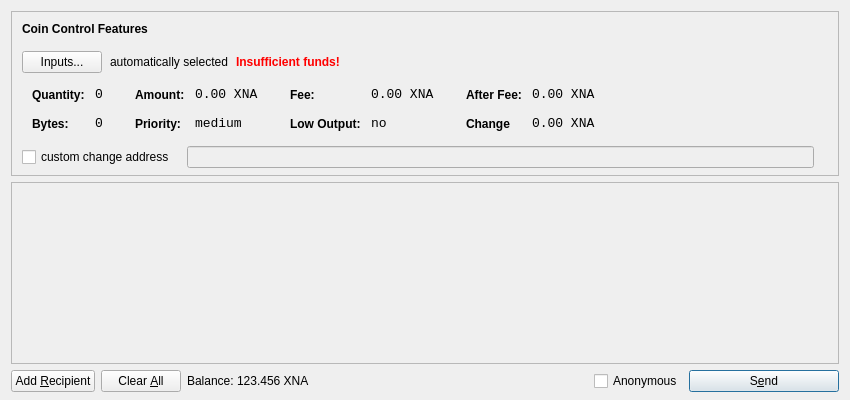
<?xml version="1.0" encoding="UTF-8"?>
<ui version="4.0">
 <class>SendCoinsDialog</class>
 <widget class="QDialog" name="SendCoinsDialog">
  <property name="geometry">
   <rect>
    <x>0</x>
    <y>0</y>
    <width>850</width>
    <height>400</height>
   </rect>
  </property>
  <property name="windowTitle">
   <string>Send Coins</string>
  </property>
  <layout class="QVBoxLayout" name="verticalLayout" stretch="0,1,0">
   <property name="bottomMargin">
    <number>8</number>
   </property>
   <item>
    <widget class="QFrame" name="frameCoinControl">
     <property name="sizePolicy">
      <sizepolicy hsizetype="Expanding" vsizetype="Expanding">
       <horstretch>0</horstretch>
       <verstretch>0</verstretch>
      </sizepolicy>
     </property>
     <property name="maximumSize">
      <size>
       <width>16777215</width>
       <height>16777215</height>
      </size>
     </property>
     <property name="frameShape">
      <enum>QFrame::StyledPanel</enum>
     </property>
     <property name="frameShadow">
      <enum>QFrame::Sunken</enum>
     </property>
     <layout class="QVBoxLayout" name="verticalLayoutCoinControl2">
      <property name="spacing">
       <number>6</number>
      </property>
      <property name="leftMargin">
       <number>0</number>
      </property>
      <property name="topMargin">
       <number>0</number>
      </property>
      <property name="rightMargin">
       <number>0</number>
      </property>
      <property name="bottomMargin">
       <number>6</number>
      </property>
      <item>
       <layout class="QVBoxLayout" name="verticalLayoutCoinControl" stretch="0,0,0,0,1">
        <property name="spacing">
         <number>0</number>
        </property>
        <property name="leftMargin">
         <number>10</number>
        </property>
        <property name="topMargin">
         <number>10</number>
        </property>
        <item>
         <layout class="QHBoxLayout" name="horizontalLayoutCoinControl1">
          <property name="bottomMargin">
           <number>15</number>
          </property>
          <item>
           <widget class="QLabel" name="labelCoinControlFeatures">
            <property name="sizePolicy">
             <sizepolicy hsizetype="Preferred" vsizetype="Maximum">
              <horstretch>0</horstretch>
              <verstretch>0</verstretch>
             </sizepolicy>
            </property>
            <property name="font">
             <font>
              <weight>75</weight>
              <bold>true</bold>
             </font>
            </property>
            <property name="styleSheet">
             <string notr="true">font-weight:bold;</string>
            </property>
            <property name="text">
             <string>Coin Control Features</string>
            </property>
           </widget>
          </item>
         </layout>
        </item>
        <item>
         <layout class="QHBoxLayout" name="horizontalLayoutCoinControl2" stretch="0,0,0,0">
          <property name="spacing">
           <number>8</number>
          </property>
          <property name="bottomMargin">
           <number>10</number>
          </property>
          <item>
           <widget class="QPushButton" name="pushButtonCoinControl">
            <property name="styleSheet">
             <string notr="true"/>
            </property>
            <property name="text">
             <string>Inputs...</string>
            </property>
           </widget>
          </item>
          <item>
           <widget class="QLabel" name="labelCoinControlAutomaticallySelected">
            <property name="text">
             <string>automatically selected</string>
            </property>
            <property name="margin">
             <number>5</number>
            </property>
           </widget>
          </item>
          <item>
           <widget class="QLabel" name="labelCoinControlInsuffFunds">
            <property name="font">
             <font>
              <weight>75</weight>
              <bold>true</bold>
             </font>
            </property>
            <property name="styleSheet">
             <string notr="true">color:red;font-weight:bold;</string>
            </property>
            <property name="text">
             <string>Insufficient funds!</string>
            </property>
            <property name="margin">
             <number>5</number>
            </property>
           </widget>
          </item>
          <item>
           <spacer name="horizontalSpacerCoinControl">
            <property name="orientation">
             <enum>Qt::Horizontal</enum>
            </property>
            <property name="sizeHint" stdset="0">
             <size>
              <width>40</width>
              <height>1</height>
             </size>
            </property>
           </spacer>
          </item>
         </layout>
        </item>
        <item>
         <widget class="QWidget" name="widgetCoinControl" native="true">
          <property name="sizePolicy">
           <sizepolicy hsizetype="Preferred" vsizetype="Preferred">
            <horstretch>0</horstretch>
            <verstretch>0</verstretch>
           </sizepolicy>
          </property>
          <property name="minimumSize">
           <size>
            <width>0</width>
            <height>0</height>
           </size>
          </property>
          <property name="styleSheet">
           <string notr="true"/>
          </property>
          <layout class="QHBoxLayout" name="horizontalLayoutCoinControl5">
           <property name="margin">
            <number>0</number>
           </property>
           <item>
            <layout class="QHBoxLayout" name="horizontalLayoutCoinControl3" stretch="0,0,0,1">
             <property name="spacing">
              <number>20</number>
             </property>
             <property name="topMargin">
              <number>0</number>
             </property>
             <property name="bottomMargin">
              <number>10</number>
             </property>
             <item>
              <layout class="QFormLayout" name="formLayoutCoinControl1">
               <property name="horizontalSpacing">
                <number>10</number>
               </property>
               <property name="verticalSpacing">
                <number>14</number>
               </property>
               <property name="leftMargin">
                <number>10</number>
               </property>
               <property name="topMargin">
                <number>4</number>
               </property>
               <property name="rightMargin">
                <number>6</number>
               </property>
               <item row="0" column="0">
                <widget class="QLabel" name="labelCoinControlQuantityText">
                 <property name="styleSheet">
                  <string notr="true">font-weight:bold;</string>
                 </property>
                 <property name="text">
                  <string>Quantity:</string>
                 </property>
                 <property name="margin">
                  <number>0</number>
                 </property>
                </widget>
               </item>
               <item row="0" column="1">
                <widget class="QLabel" name="labelCoinControlQuantity">
                 <property name="font">
                  <font>
                   <family>Monospace</family>
                   <pointsize>10</pointsize>
                  </font>
                 </property>
                 <property name="cursor">
                  <cursorShape>IBeamCursor</cursorShape>
                 </property>
                 <property name="contextMenuPolicy">
                  <enum>Qt::ActionsContextMenu</enum>
                 </property>
                 <property name="text">
                  <string>0</string>
                 </property>
                 <property name="margin">
                  <number>0</number>
                 </property>
                 <property name="textInteractionFlags">
                  <set>Qt::LinksAccessibleByMouse|Qt::TextSelectableByKeyboard|Qt::TextSelectableByMouse</set>
                 </property>
                </widget>
               </item>
               <item row="1" column="0">
                <widget class="QLabel" name="labelCoinControlBytesText">
                 <property name="styleSheet">
                  <string notr="true">font-weight:bold;</string>
                 </property>
                 <property name="text">
                  <string>Bytes:</string>
                 </property>
                </widget>
               </item>
               <item row="1" column="1">
                <widget class="QLabel" name="labelCoinControlBytes">
                 <property name="font">
                  <font>
                   <family>Monospace</family>
                   <pointsize>10</pointsize>
                  </font>
                 </property>
                 <property name="cursor">
                  <cursorShape>IBeamCursor</cursorShape>
                 </property>
                 <property name="contextMenuPolicy">
                  <enum>Qt::ActionsContextMenu</enum>
                 </property>
                 <property name="text">
                  <string>0</string>
                 </property>
                 <property name="textInteractionFlags">
                  <set>Qt::LinksAccessibleByMouse|Qt::TextSelectableByKeyboard|Qt::TextSelectableByMouse</set>
                 </property>
                </widget>
               </item>
              </layout>
             </item>
             <item>
              <layout class="QFormLayout" name="formLayoutCoinControl2">
               <property name="horizontalSpacing">
                <number>10</number>
               </property>
               <property name="verticalSpacing">
                <number>14</number>
               </property>
               <property name="leftMargin">
                <number>6</number>
               </property>
               <property name="topMargin">
                <number>4</number>
               </property>
               <property name="rightMargin">
                <number>6</number>
               </property>
               <item row="0" column="0">
                <widget class="QLabel" name="labelCoinControlAmountText">
                 <property name="styleSheet">
                  <string notr="true">font-weight:bold;</string>
                 </property>
                 <property name="text">
                  <string>Amount:</string>
                 </property>
                 <property name="margin">
                  <number>0</number>
                 </property>
                </widget>
               </item>
               <item row="0" column="1">
                <widget class="QLabel" name="labelCoinControlAmount">
                 <property name="font">
                  <font>
                   <family>Monospace</family>
                   <pointsize>10</pointsize>
                  </font>
                 </property>
                 <property name="cursor">
                  <cursorShape>IBeamCursor</cursorShape>
                 </property>
                 <property name="contextMenuPolicy">
                  <enum>Qt::ActionsContextMenu</enum>
                 </property>
                 <property name="text">
                  <string>0.00 XNA</string>
                 </property>
                 <property name="textInteractionFlags">
                  <set>Qt::LinksAccessibleByMouse|Qt::TextSelectableByKeyboard|Qt::TextSelectableByMouse</set>
                 </property>
                </widget>
               </item>
               <item row="1" column="0">
                <widget class="QLabel" name="labelCoinControlPriorityText">
                 <property name="styleSheet">
                  <string notr="true">font-weight:bold;</string>
                 </property>
                 <property name="text">
                  <string>Priority:</string>
                 </property>
                </widget>
               </item>
               <item row="1" column="1">
                <widget class="QLabel" name="labelCoinControlPriority">
                 <property name="font">
                  <font>
                   <family>Monospace</family>
                   <pointsize>10</pointsize>
                  </font>
                 </property>
                 <property name="cursor">
                  <cursorShape>IBeamCursor</cursorShape>
                 </property>
                 <property name="contextMenuPolicy">
                  <enum>Qt::ActionsContextMenu</enum>
                 </property>
                 <property name="text">
                  <string>medium</string>
                 </property>
                 <property name="textInteractionFlags">
                  <set>Qt::LinksAccessibleByMouse|Qt::TextSelectableByKeyboard|Qt::TextSelectableByMouse</set>
                 </property>
                </widget>
               </item>
              </layout>
             </item>
             <item>
              <layout class="QFormLayout" name="formLayoutCoinControl3">
               <property name="horizontalSpacing">
                <number>10</number>
               </property>
               <property name="verticalSpacing">
                <number>14</number>
               </property>
               <property name="leftMargin">
                <number>6</number>
               </property>
               <property name="topMargin">
                <number>4</number>
               </property>
               <property name="rightMargin">
                <number>6</number>
               </property>
               <item row="0" column="0">
                <widget class="QLabel" name="labelCoinControlFeeText">
                 <property name="styleSheet">
                  <string notr="true">font-weight:bold;</string>
                 </property>
                 <property name="text">
                  <string>Fee:</string>
                 </property>
                 <property name="margin">
                  <number>0</number>
                 </property>
                </widget>
               </item>
               <item row="0" column="1">
                <widget class="QLabel" name="labelCoinControlFee">
                 <property name="font">
                  <font>
                   <family>Monospace</family>
                   <pointsize>10</pointsize>
                  </font>
                 </property>
                 <property name="cursor">
                  <cursorShape>IBeamCursor</cursorShape>
                 </property>
                 <property name="contextMenuPolicy">
                  <enum>Qt::ActionsContextMenu</enum>
                 </property>
                 <property name="text">
                  <string>0.00 XNA</string>
                 </property>
                 <property name="textInteractionFlags">
                  <set>Qt::LinksAccessibleByMouse|Qt::TextSelectableByKeyboard|Qt::TextSelectableByMouse</set>
                 </property>
                </widget>
               </item>
               <item row="1" column="0">
                <widget class="QLabel" name="labelCoinControlLowOutputText">
                 <property name="styleSheet">
                  <string notr="true">font-weight:bold;</string>
                 </property>
                 <property name="text">
                  <string>Low Output:</string>
                 </property>
                </widget>
               </item>
               <item row="1" column="1">
                <widget class="QLabel" name="labelCoinControlLowOutput">
                 <property name="font">
                  <font>
                   <family>Monospace</family>
                   <pointsize>10</pointsize>
                  </font>
                 </property>
                 <property name="cursor">
                  <cursorShape>IBeamCursor</cursorShape>
                 </property>
                 <property name="contextMenuPolicy">
                  <enum>Qt::ActionsContextMenu</enum>
                 </property>
                 <property name="text">
                  <string>no</string>
                 </property>
                 <property name="textInteractionFlags">
                  <set>Qt::LinksAccessibleByMouse|Qt::TextSelectableByKeyboard|Qt::TextSelectableByMouse</set>
                 </property>
                </widget>
               </item>
              </layout>
             </item>
             <item>
              <layout class="QFormLayout" name="formLayoutCoinControl4">
               <property name="horizontalSpacing">
                <number>10</number>
               </property>
               <property name="verticalSpacing">
                <number>14</number>
               </property>
               <property name="leftMargin">
                <number>6</number>
               </property>
               <property name="topMargin">
                <number>4</number>
               </property>
               <property name="rightMargin">
                <number>6</number>
               </property>
               <item row="0" column="0">
                <widget class="QLabel" name="labelCoinControlAfterFeeText">
                 <property name="styleSheet">
                  <string notr="true">font-weight:bold;</string>
                 </property>
                 <property name="text">
                  <string>After Fee:</string>
                 </property>
                 <property name="margin">
                  <number>0</number>
                 </property>
                </widget>
               </item>
               <item row="0" column="1">
                <widget class="QLabel" name="labelCoinControlAfterFee">
                 <property name="font">
                  <font>
                   <family>Monospace</family>
                   <pointsize>10</pointsize>
                  </font>
                 </property>
                 <property name="cursor">
                  <cursorShape>IBeamCursor</cursorShape>
                 </property>
                 <property name="contextMenuPolicy">
                  <enum>Qt::ActionsContextMenu</enum>
                 </property>
                 <property name="text">
                  <string>0.00 XNA</string>
                 </property>
                 <property name="textInteractionFlags">
                  <set>Qt::LinksAccessibleByMouse|Qt::TextSelectableByKeyboard|Qt::TextSelectableByMouse</set>
                 </property>
                </widget>
               </item>
               <item row="1" column="0">
                <widget class="QLabel" name="labelCoinControlChangeText">
                 <property name="styleSheet">
                  <string notr="true">font-weight:bold;</string>
                 </property>
                 <property name="text">
                  <string>Change</string>
                 </property>
                </widget>
               </item>
               <item row="1" column="1">
                <widget class="QLabel" name="labelCoinControlChange">
                 <property name="font">
                  <font>
                   <family>Monospace</family>
                   <pointsize>10</pointsize>
                  </font>
                 </property>
                 <property name="cursor">
                  <cursorShape>IBeamCursor</cursorShape>
                 </property>
                 <property name="contextMenuPolicy">
                  <enum>Qt::ActionsContextMenu</enum>
                 </property>
                 <property name="text">
                  <string>0.00 XNA</string>
                 </property>
                 <property name="textInteractionFlags">
                  <set>Qt::LinksAccessibleByMouse|Qt::TextSelectableByKeyboard|Qt::TextSelectableByMouse</set>
                 </property>
                </widget>
               </item>
              </layout>
             </item>
            </layout>
           </item>
          </layout>
         </widget>
        </item>
        <item>
         <layout class="QHBoxLayout" name="horizontalLayoutCoinControl4" stretch="0,0,0">
          <property name="spacing">
           <number>12</number>
          </property>
          <property name="sizeConstraint">
           <enum>QLayout::SetDefaultConstraint</enum>
          </property>
          <property name="topMargin">
           <number>5</number>
          </property>
          <property name="rightMargin">
           <number>5</number>
          </property>
          <item>
           <widget class="QCheckBox" name="checkBoxCoinControlChange">
            <property name="text">
             <string>custom change address</string>
            </property>
           </widget>
          </item>
          <item>
           <widget class="QLineEdit" name="lineEditCoinControlChange">
            <property name="enabled">
             <bool>false</bool>
            </property>
            <property name="sizePolicy">
             <sizepolicy hsizetype="Expanding" vsizetype="Fixed">
              <horstretch>0</horstretch>
              <verstretch>0</verstretch>
             </sizepolicy>
            </property>
           </widget>
          </item>
          <item>
           <widget class="QLabel" name="labelCoinControlChangeLabel">
            <property name="sizePolicy">
             <sizepolicy hsizetype="Preferred" vsizetype="Expanding">
              <horstretch>0</horstretch>
              <verstretch>0</verstretch>
             </sizepolicy>
            </property>
            <property name="minimumSize">
             <size>
              <width>0</width>
              <height>0</height>
             </size>
            </property>
            <property name="text">
             <string/>
            </property>
            <property name="margin">
             <number>3</number>
            </property>
           </widget>
          </item>
         </layout>
        </item>
        <item>
         <spacer name="verticalSpacerCoinControl">
          <property name="orientation">
           <enum>Qt::Vertical</enum>
          </property>
          <property name="sizeHint" stdset="0">
           <size>
            <width>800</width>
            <height>1</height>
           </size>
          </property>
         </spacer>
        </item>
       </layout>
      </item>
     </layout>
    </widget>
   </item>
   <item>
    <widget class="QScrollArea" name="scrollArea">
     <property name="widgetResizable">
      <bool>true</bool>
     </property>
     <widget class="QWidget" name="scrollAreaWidgetContents">
      <property name="geometry">
       <rect>
        <x>0</x>
        <y>0</y>
        <width>828</width>
        <height>165</height>
       </rect>
      </property>
      <layout class="QVBoxLayout" name="verticalLayout_2">
       <property name="margin">
        <number>0</number>
       </property>
       <item>
        <layout class="QVBoxLayout" name="entries">
         <property name="spacing">
          <number>6</number>
         </property>
        </layout>
       </item>
       <item>
        <spacer name="verticalSpacer">
         <property name="orientation">
          <enum>Qt::Vertical</enum>
         </property>
         <property name="sizeHint" stdset="0">
          <size>
           <width>20</width>
           <height>40</height>
          </size>
         </property>
        </spacer>
       </item>
      </layout>
     </widget>
    </widget>
   </item>
   <item>
    <layout class="QHBoxLayout" name="horizontalLayout">
     <item>
      <widget class="QPushButton" name="addButton">
       <property name="toolTip">
        <string>Send to multiple recipients at once</string>
       </property>
       <property name="text">
        <string>Add &amp;Recipient</string>
       </property>
       <property name="icon">
        <iconset resource="../xna.qrc">
         <normaloff>:/icons/add</normaloff>:/icons/add</iconset>
       </property>
       <property name="autoDefault">
        <bool>false</bool>
       </property>
      </widget>
     </item>
     <item>
      <widget class="QPushButton" name="clearButton">
       <property name="sizePolicy">
        <sizepolicy hsizetype="Minimum" vsizetype="Fixed">
         <horstretch>0</horstretch>
         <verstretch>0</verstretch>
        </sizepolicy>
       </property>
       <property name="toolTip">
        <string>Remove all transaction fields</string>
       </property>
       <property name="text">
        <string>Clear &amp;All</string>
       </property>
       <property name="icon">
        <iconset resource="../xna.qrc">
         <normaloff>:/icons/remove</normaloff>:/icons/remove</iconset>
       </property>
       <property name="autoRepeatDelay">
        <number>300</number>
       </property>
       <property name="autoDefault">
        <bool>false</bool>
       </property>
      </widget>
     </item>
     <item>
      <layout class="QHBoxLayout" name="horizontalLayout_2">
       <property name="spacing">
        <number>3</number>
       </property>
       <item>
        <widget class="QLabel" name="label">
         <property name="sizePolicy">
          <sizepolicy hsizetype="Preferred" vsizetype="Fixed">
           <horstretch>0</horstretch>
           <verstretch>0</verstretch>
          </sizepolicy>
         </property>
         <property name="text">
          <string>Balance:</string>
         </property>
        </widget>
       </item>
       <item>
        <widget class="QLabel" name="labelBalance">
         <property name="sizePolicy">
          <sizepolicy hsizetype="Preferred" vsizetype="Fixed">
           <horstretch>0</horstretch>
           <verstretch>0</verstretch>
          </sizepolicy>
         </property>
         <property name="cursor">
          <cursorShape>IBeamCursor</cursorShape>
         </property>
         <property name="text">
          <string>123.456 XNA</string>
         </property>
         <property name="textInteractionFlags">
          <set>Qt::LinksAccessibleByMouse|Qt::TextSelectableByKeyboard|Qt::TextSelectableByMouse</set>
         </property>
        </widget>
       </item>
      </layout>
     </item>
     <item>
      <spacer name="horizontalSpacer">
       <property name="orientation">
        <enum>Qt::Horizontal</enum>
       </property>
       <property name="sizeHint" stdset="0">
        <size>
         <width>40</width>
         <height>20</height>
        </size>
       </property>
      </spacer>
     </item>
     <item>
      <widget class="QCheckBox" name="Anonymous">
       <property name="text">
        <string>Anonymous</string>
       </property>
      </widget>
     </item>
     <item>
      <widget class="QPushButton" name="sendButton">
       <property name="minimumSize">
        <size>
         <width>150</width>
         <height>0</height>
        </size>
       </property>
       <property name="toolTip">
        <string>Confirm the send action</string>
       </property>
       <property name="text">
        <string>S&amp;end</string>
       </property>
       <property name="icon">
        <iconset resource="../xna.qrc">
         <normaloff>:/icons/send</normaloff>:/icons/send</iconset>
       </property>
       <property name="default">
        <bool>true</bool>
       </property>
      </widget>
     </item>
    </layout>
   </item>
  </layout>
 </widget>
 <resources>
  <include location="../xna.qrc"/>
 </resources>
 <connections/>
</ui>
